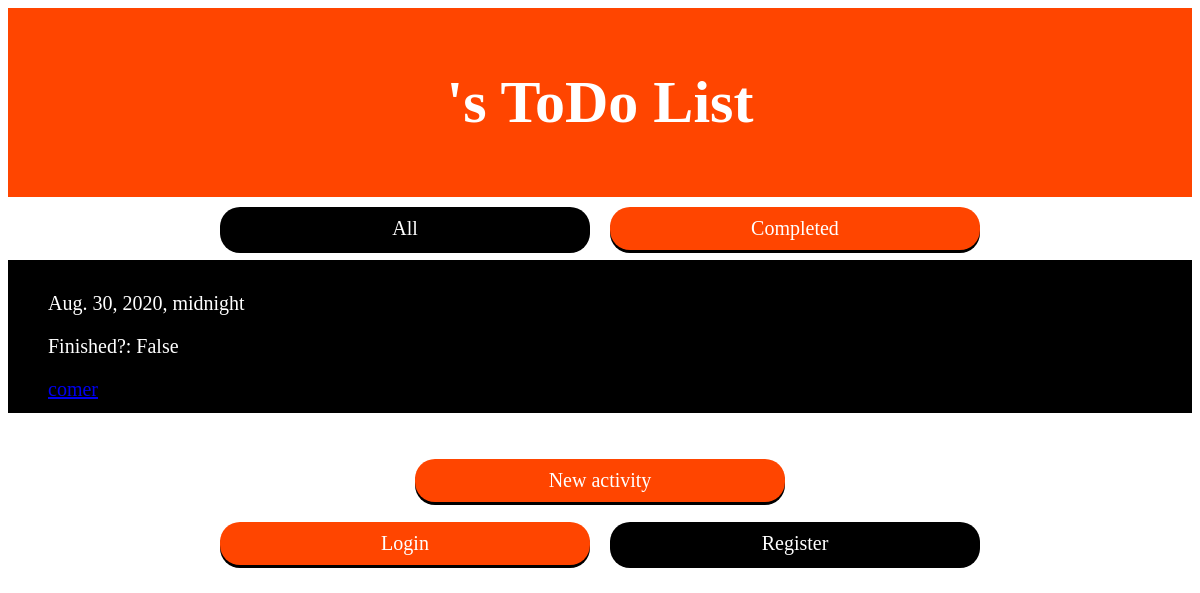
The app's page /list/incomplete/, older data.
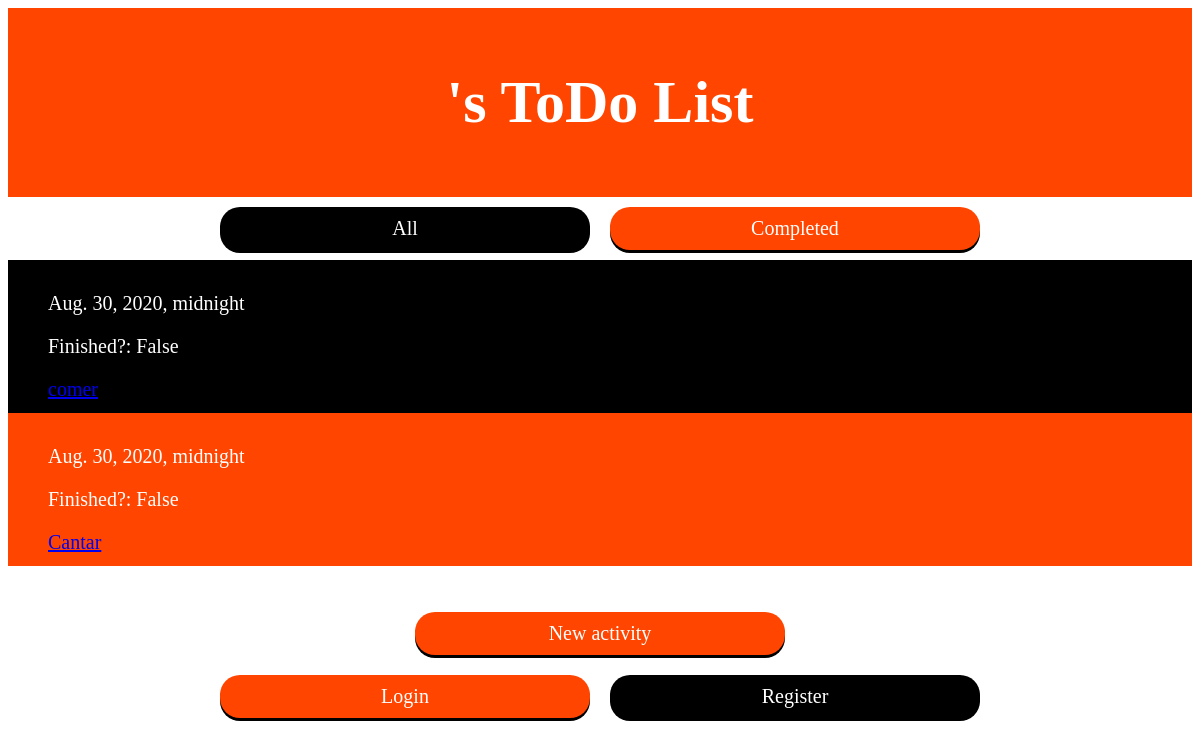
The same page, newer data.
### list/models.py (models this page shows)
class List(models.Model):
    title = models.CharField(max_length=140)
    description = models.TextField(blank=True, null=True)
    date = models.DateField()
    due_date = models.DateTimeField()
    done = models.NullBooleanField()
    def get_absolute_url(self):
        return reverse("list:list-detail", kwargs={"id": self.id})

### list/views.py (the view)
# urls.py: path('incomplete/', views.incomplete_view, name='incomplete'),
def incomplete_view(request):
    incompleto = List.objects.filter(done = False)
    context = {
        "object_list": incompleto
    }
    return render(request, "list/incomplete.html", context)

### templates/list/incomplete.html (shortened to what this page needs)
{% extends "base.html" %}
{% block content %}
<header><h1>{{ user.username}}'s ToDo List</h1></header>
<div class="container">
    <a href="../all" class="button black">All</a>
    <a href="../completed" class="button orange">Completed</a>
</div>
<ul>
{% for instance in object_list %}
<li><p>{{ instance.due_date }}</p>
    <p>Finished?: {{ instance.done }}</p>
    <a href="{{ instance.get_absolute_url }}">{{ instance.title }} </a></li>
{% endfor %}
</ul>
    <br><br>
<div class="container">
<a href="../create" class="button orange">New activity</a>
</div>
{% endblock %}

Row changes from the older to the newer data that the page shows:
added List: due_date "Aug. 30, 2020, midnight", done "False", title "Cantar"
